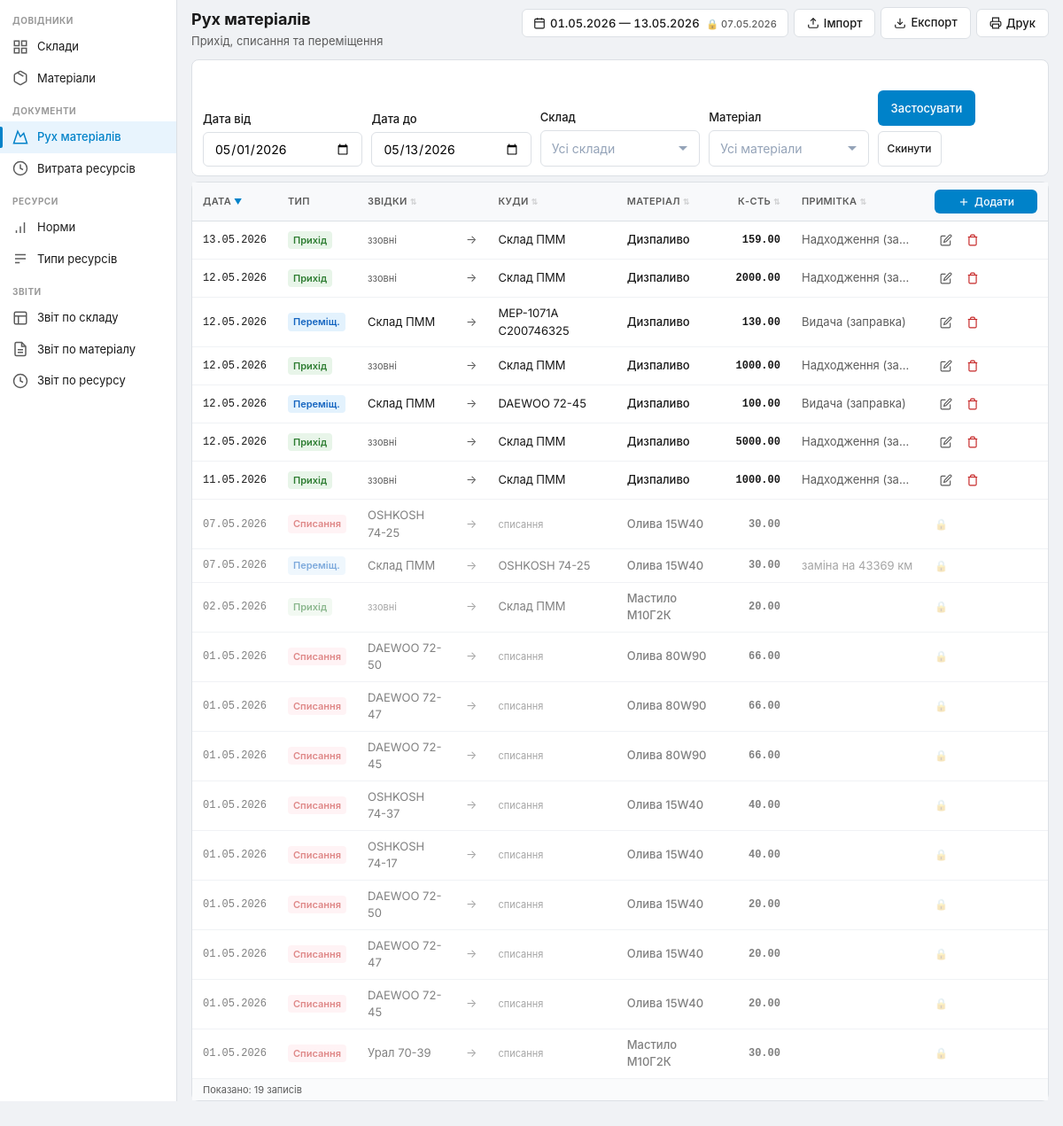
Before: / with the older database file.
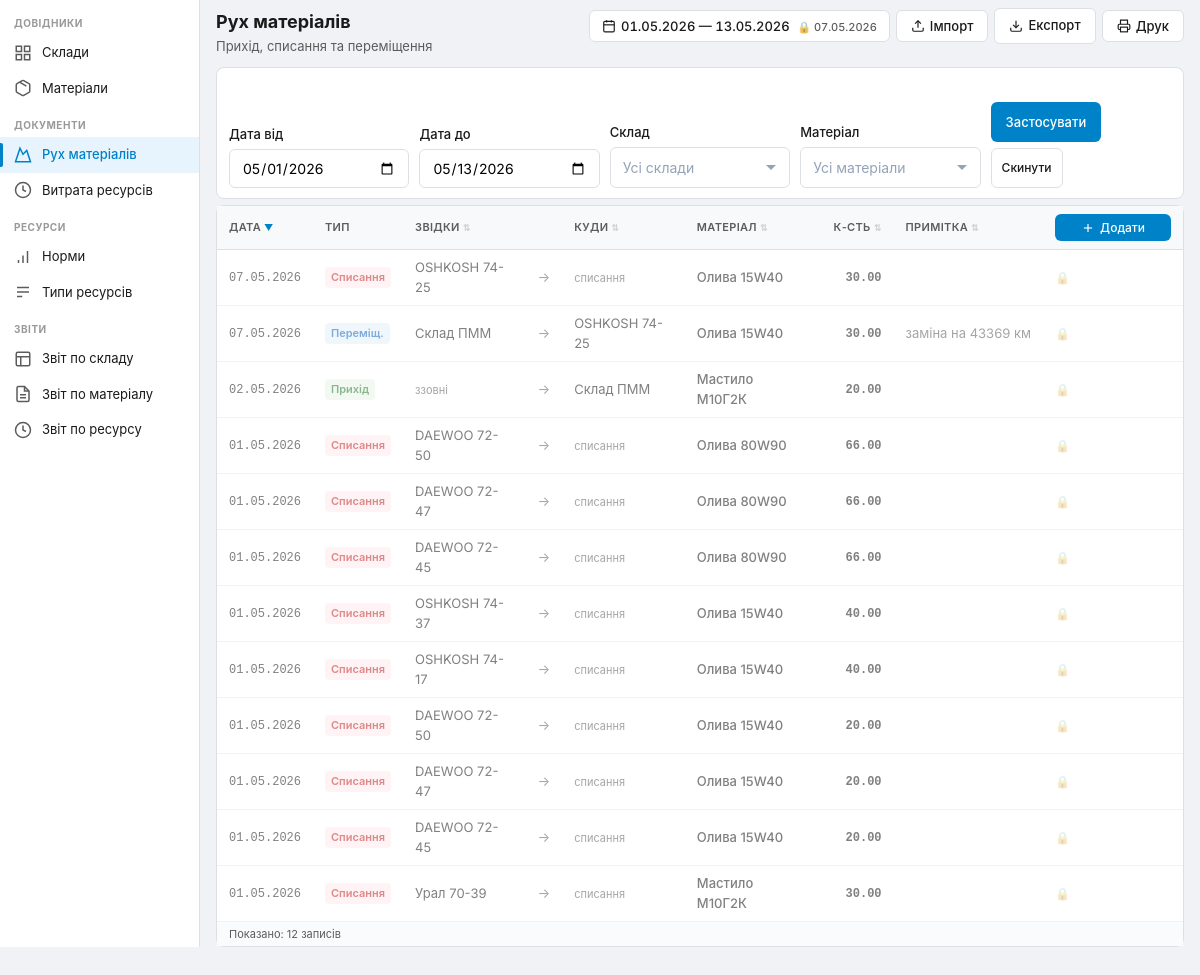
After: the same page with the newer database file.
### tables this page shows
CREATE TABLE `config` (
  `key` varchar(50) NOT NULL,
  `value` varchar(255) NOT NULL,
  `author` varchar(255) DEFAULT NULL,
  PRIMARY KEY (`key`)
);

CREATE TABLE `movements` (
  `id` int(10) unsigned NOT NULL AUTO_INCREMENT,
  `movement_date` date NOT NULL,
  `warehouse_from_id` int(10) unsigned DEFAULT NULL,
  `warehouse_to_id` int(10) unsigned DEFAULT NULL,
  `material_id` int(10) unsigned NOT NULL,
  `quantity` decimal(15,2) NOT NULL,
  `note` text DEFAULT NULL,
  `author` varchar(255) DEFAULT NULL,
  `created_at` timestamp NULL DEFAULT current_timestamp(),
  `updated_at` timestamp NULL DEFAULT current_timestamp() ON UPDATE current_timestamp(),
  `resource_log_id` int(10) unsigned DEFAULT NULL,
  `resource_value` decimal(15,6) DEFAULT NULL,
  `resource_delta` decimal(15,6) DEFAULT NULL,
  `resource_rate` decimal(15,6) DEFAULT NULL,
  `resource_correction` decimal(6,2) DEFAULT NULL,
  PRIMARY KEY (`id`),
  KEY `idx_movement_date` (`movement_date`),
  KEY `idx_warehouse_from` (`warehouse_from_id`),
  KEY `idx_warehouse_to` (`warehouse_to_id`),
  KEY `idx_material` (`material_id`),
  KEY `idx_resource_log` (`resource_log_id`),
  CONSTRAINT `fk_movement_material` FOREIGN KEY (`material_id`) REFERENCES `materials` (`id`),
  CONSTRAINT `fk_movement_resource_log` FOREIGN KEY (`resource_log_id`) REFERENCES `resource_logs` (`id`) ON DELETE SET NULL,
  CONSTRAINT `fk_movement_warehouse_from` FOREIGN KEY (`warehouse_from_id`) REFERENCES `warehouses` (`id`),
  CONSTRAINT `fk_movement_warehouse_to` FOREIGN KEY (`warehouse_to_id`) REFERENCES `warehouses` (`id`),
  CONSTRAINT `chk_at_least_one_warehouse` CHECK (`warehouse_from_id` is not null or `warehouse_to_id` is not null),
  CONSTRAINT `chk_different_warehouses` CHECK (`warehouse_from_id` is null or `warehouse_to_id` is null or `warehouse_from_id` <> `warehouse_to_id`),
  CONSTRAINT `chk_positive_quantity` CHECK (`quantity` > 0)
);

CREATE TABLE `warehouses` (
  `id` int(10) unsigned NOT NULL AUTO_INCREMENT,
  `name` varchar(255) NOT NULL,
  `author` varchar(255) DEFAULT NULL,
  `created_at` timestamp NULL DEFAULT current_timestamp(),
  `updated_at` timestamp NULL DEFAULT current_timestamp() ON UPDATE current_timestamp(),
  PRIMARY KEY (`id`)
);

CREATE TABLE `materials` (
  `id` int(10) unsigned NOT NULL AUTO_INCREMENT,
  `name` varchar(255) NOT NULL,
  `author` varchar(255) DEFAULT NULL,
  `created_at` timestamp NULL DEFAULT current_timestamp(),
  `updated_at` timestamp NULL DEFAULT current_timestamp() ON UPDATE current_timestamp(),
  PRIMARY KEY (`id`)
);

### views/movements/index.php (the view, shortened to what the rows shown need)
<?php
function getMovementType($m) {
    if (!$m['warehouse_from_id'] && $m['warehouse_to_id']) return 'in';
    if ($m['warehouse_from_id'] && !$m['warehouse_to_id']) return 'out';
    return 'transfer';
}
function getTypeLabel($type) {
    switch ($type) {
        case 'in':       return ['Прихід',    'badge-in'];
        case 'out':      return ['Списання',  'badge-out'];
        default:         return ['Переміщ.',  'badge-transfer'];
    }
}
function sortUrl($col, $currentSort, $currentDir, $basePath, $filters) {
    $dir = ($currentSort === $col && $currentDir === 'asc') ? 'desc' : 'asc';
    $params = array_filter($filters);
    $params['sort'] = $col;
    $params['order'] = $dir;
    return $basePath . '/movements?' . http_build_query($params);
}
function sortIcon($col, $currentSort, $currentDir) {
    if ($currentSort !== $col) {
        return '<span class="sort-icon sort-inactive">⇅</span>';
    }
    return $currentDir === 'asc'
        ? '<span class="sort-icon sort-asc">▲</span>'
        : '<span class="sort-icon sort-desc">▼</span>';
}
$sortKey = $sortKey ?? 'date';
$sortDir = $sortDir ?? 'desc';
?>
<div class="page-header">
    <div>
        <h1 class="page-title">Рух матеріалів</h1>
    </div>
    <div class="header-buttons">
        <button class="date-range-btn" onclick="toggleDatePanel(this)" title="Глобальний період та закритий період">
            <span class="dr-dates">
                <?= formatDateUa($globalDateFrom) ?> — <?= formatDateUa($globalDateTo) ?>
                <?php if (!empty($closedDate)): ?>
                <span class="dr-closed">🔒 <?= formatDateUa($closedDate) ?></span>
                <?php endif; ?>
            </span>
        </button>
    </div>
</div>
<div class="card card-stretch">
    <?php if (empty($movements)): ?>
    <div class="empty-state">
        <svg width="40" height="40" viewBox="0 0 24 24" fill="none" stroke="currentColor" stroke-width="1.5">
            <path d="M8 3l4 8 5-5 5 15H2L8 3z"/>
        </svg>
        <p>Руху матеріалів поки немає</p>
        <button class="btn btn-primary btn-sm" onclick="openMovementModal()">Додати перший рух</button>
    </div>
    <?php else: ?>
    <div class="table-scroll">
        <table class="data-table">
            <thead>
                <tr>
                    <th style="width:90px">
                        <a href="<?= sortUrl('date', $sortKey, $sortDir, $basePath, $filters) ?>" class="sort-header">
                            Дата <?= sortIcon('date', $sortKey, $sortDir) ?>
                        </a>
                    </th>
                    <th style="width:80px">Тип</th>
                    <th>
                        <a href="<?= sortUrl('from', $sortKey, $sortDir, $basePath, $filters) ?>" class="sort-header">
                            Звідки <?= sortIcon('from', $sortKey, $sortDir) ?>
                        </a>
                    </th>
                    <th style="width:24px"></th>
                    <th>
                        <a href="<?= sortUrl('to', $sortKey, $sortDir, $basePath, $filters) ?>" class="sort-header">
                            Куди <?= sortIcon('to', $sortKey, $sortDir) ?>
                        </a>
                    </th>
                    <th>
                        <a href="<?= sortUrl('material', $sortKey, $sortDir, $basePath, $filters) ?>" class="sort-header">
                            Матеріал <?= sortIcon('material', $sortKey, $sortDir) ?>
                        </a>
                    </th>
                    <th style="width:80px" class="text-right">
                        <a href="<?= sortUrl('quantity', $sortKey, $sortDir, $basePath, $filters) ?>" class="sort-header">
                            К-сть <?= sortIcon('quantity', $sortKey, $sortDir) ?>
                        </a>
                    </th>
                    <th>
                        <a href="<?= sortUrl('note', $sortKey, $sortDir, $basePath, $filters) ?>" class="sort-header">
                            Примітка <?= sortIcon('note', $sortKey, $sortDir) ?>
                        </a>
                    </th>
                    <th style="width:140px" class="no-print-col">
                        <button class="btn btn-primary btn-sm table-header-add" title="Додати рух" onclick="openMovementModal()">
                            <svg width="14" height="14" viewBox="0 0 24 24" fill="none" stroke="currentColor" stroke-width="2">
                                <line x1="12" y1="5" x2="12" y2="19"/><line x1="5" y1="12" x2="19" y2="12"/>
                            </svg>
                            Додати
                        </button>
                    </th>
                </tr>
            </thead>
            <tbody>
                <?php foreach ($movements as $m):
                    $type = getMovementType($m);
                    list($typeText, $typeCls) = getTypeLabel($type);
                    $isClosed = !empty($closedDate) && $m['movement_date'] <= $closedDate;
                    $isAuto = !empty($m['resource_log_id']);
                    $isLocked = $isClosed || $isAuto;
                    $jsData = json_encode([
                        'id' => $m['id'],
                        'movement_date' => $m['movement_date'],
                        'warehouse_from_id' => $m['warehouse_from_id'],
                        'warehouse_to_id' => $m['warehouse_to_id'],
                        'material_id' => $m['material_id'],
                        'quantity' => $m['quantity'],
                        'note' => $m['note'] ?? '',
                        'resource_log_id' => $m['resource_log_id'] ?? null,
                        'resource_value' => $m['resource_value'] ?? null,
                        'resource_delta' => $m['resource_delta'] ?? null,
                        'resource_rate' => $m['resource_rate'] ?? null,
                        'resource_unit' => $m['resource_unit'] ?? '',
                        'resource_format' => $m['resource_format'] ?? 'dec2',
                    ], JSON_HEX_APOS | JSON_HEX_QUOT | JSON_UNESCAPED_UNICODE);
                ?>
                <?php
                    $trClasses = [];
                    if ($isClosed && !$isAuto) $trClasses[] = 'row-closed';
                    if (!$isClosed || $isAuto) $trClasses[] = 'row-editable';
                ?>
                <tr id="row-<?= $m['id'] ?>" class="<?= implode(' ', $trClasses) ?>"<?php
                    if (!$isLocked) {
                        echo " ondblclick='openMovementModal($jsData)' title='Подвійний клік — редагувати'";
                    } elseif ($isAuto) {
                        echo " ondblclick='viewMovementModal($jsData)' title='Подвійний клік — перегляд'";
                    } elseif ($isClosed) {
                        echo " ondblclick='viewMovementModal($jsData)' title='Подвійний клік — перегляд (закритий період)'";
                    }
                ?>>
                    <td class="font-mono"><?= formatDateUa($m['movement_date']) ?></td>
                    <td><span class="badge <?= $typeCls ?>"><?= $typeText ?></span></td>
                    <td><?= $m['warehouse_from_name'] ? htmlspecialchars($m['warehouse_from_name']) : '<span class="text-muted" style="font-size:11px">ззовні</span>' ?></td>
                    <td class="text-muted">→</td>
                    <td><?= $m['warehouse_to_name'] ? htmlspecialchars($m['warehouse_to_name']) : '<span class="text-muted" style="font-size:11px">списання</span>' ?></td>
                    <td class="font-medium"><?= htmlspecialchars($m['material_name']) ?></td>
                    <td class="text-right font-mono font-bold"><?= number_format((float)$m['quantity'], 2, '.', '') ?></td>
                    <td class="text-muted note-cell" style="max-width:150px;overflow:hidden;text-overflow:ellipsis;white-space:nowrap"><?= htmlspecialchars($m['note'] ?? '') ?></td>
                    <td class="no-print-col">
                        <?php if ($isAuto): ?>
                        <div class="actions">
                            <?php if ($isClosed): ?><span class="closed-lock" title="Закритий період">🔒</span><?php endif; ?>
                            <a href="<?= $basePath ?>/resources?highlight=<?= $m['resource_log_id'] ?>" class="btn-icon btn-icon-goto" title="Перейти до Витрати ресурсів">
                                <svg width="14" height="14" viewBox="0 0 24 24" fill="none" stroke="currentColor" stroke-width="2">
                                    <path d="M5 12h14"/><path d="M12 5l7 7-7 7"/>
                                </svg>
                            </a>
                        </div>
                        <?php elseif (!$isClosed): ?>
                        <div class="actions">
                            <button class="btn-icon" title="Редагувати"
                                    onclick='openMovementModal(<?= $jsData ?>)'>
                                <svg width="14" height="14" viewBox="0 0 24 24" fill="none" stroke="currentColor" stroke-width="2">
                                    <path d="M11 4H4a2 2 0 00-2 2v14a2 2 0 002 2h14a2 2 0 002-2v-7"/>
                                    <path d="M18.5 2.5a2.121 2.121 0 013 3L12 15l-4 1 1-4 9.5-9.5z"/>
                                </svg>
                            </button>
                            <button class="btn-icon btn-icon-danger" title="Видалити"
                                    onclick="confirmDelete('<?= $basePath ?>/movements/delete/<?= $m['id'] ?>', 'Видалити цей запис руху?')">
                                <svg width="14" height="14" viewBox="0 0 24 24" fill="none" stroke="currentColor" stroke-width="2">
                                    <path d="M3 6h18"/><path d="M19 6v14a2 2 0 01-2 2H7a2 2 0 01-2-2V6m3 0V4a2 2 0 012-2h4a2 2 0 012 2v2"/>
                                </svg>
                            </button>
                        </div>
                        <?php else: ?>
                        <span class="closed-lock" title="Закритий період">🔒</span>
                        <?php endif; ?>
                    </td>
                </tr>
                <?php endforeach; ?>
            </tbody>
        </table>
    </div>
    <?php endif; ?>
</div>

Changed rows visible on the page:
removed movements: movement_date "13.05.2026", typeText "Прихід", shows "ззовні", warehouse_to.name "Cклад ПММ", material.name "Дизпаливо", quantity "159.00", note "Надходження (за…"
removed movements: movement_date "12.05.2026", typeText "Прихід", shows "ззовні", warehouse_to.name "Cклад ПММ", material.name "Дизпаливо", quantity "2000.00", note "Надходження (за…"
removed movements: movement_date "12.05.2026", typeText "Переміщ.", warehouse_from.name "Cклад ПММ", warehouse_to.name "MEP-1071A C200746325", material.name "Дизпаливо", quantity "130.00", note "Видача (заправка)"
removed movements: movement_date "12.05.2026", typeText "Прихід", shows "ззовні", warehouse_to.name "Cклад ПММ", material.name "Дизпаливо", quantity "1000.00", note "Надходження (за…"
removed movements: movement_date "12.05.2026", typeText "Переміщ.", warehouse_from.name "Cклад ПММ", warehouse_to.name "DAEWOO 72-45", material.name "Дизпаливо", quantity "100.00", note "Видача (заправка)"
removed movements: movement_date "12.05.2026", typeText "Прихід", shows "ззовні", warehouse_to.name "Cклад ПММ", material.name "Дизпаливо", quantity "5000.00", note "Надходження (за…"
removed movements: movement_date "11.05.2026", typeText "Прихід", shows "ззовні", warehouse_to.name "Cклад ПММ", material.name "Дизпаливо", quantity "1000.00", note "Надходження (за…"
Other visible differences:
count($movements): "19" → "12"
